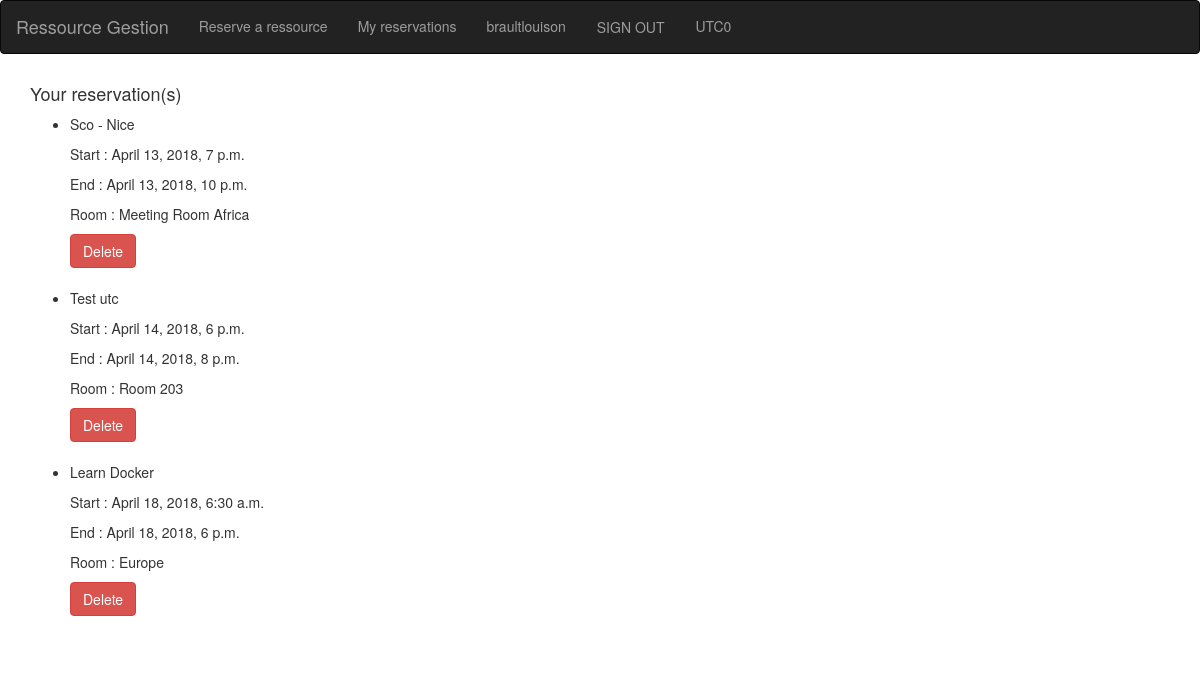
The page /myreservation/ (signed in) on the database its author committed.
### reservation/models.py (models this page shows, shortened)
class Reservation(models.Model):
    room = models.ForeignKey(Room, on_delete=models.CASCADE)
    startTime = models.DateTimeField('start date')
    endTime = models.DateTimeField('end date')
    reason = models.CharField(max_length=200)
    owner = models.ForeignKey('auth.User', related_name='reservation', on_delete=models.CASCADE)

class Room(models.Model):
    name = models.CharField(max_length=200)
    def __str__(self):
        return self.name

### reservation/views.py (the view)
# urls.py: url(r'^myreservation/$', views.myReservation, name='myReservation'),
def myReservation(request):
    reservation_list = Reservation.objects.filter(owner=request.user)
    context = {'reservation_list': reservation_list}
    return render(request, 'reservation/myReservation.html', context)

### reservation/templates/reservation/myReservation.html (shortened to what this page needs)
{% extends 'reservation/layout.html' %}
{% block content %}
  <div class="container">
  	{% if reservation_list %}
  			<h4>Your reservation(s) </h4>
  	    <ul>
  	    {% for reservation in reservation_list %}
  	        <li>
              <p>{{ reservation.reason }}</p>
              <p>Start : {{ reservation.startTime }}</p>
              <p>End : {{ reservation.endTime }}</p>
              <p>Room : {{ reservation.room }}</p>
              <button class="btn btn-danger" idResa="{{ reservation.id }}" >Delete</button>
            </li>
            <br>
  	    {% endfor %}
  	    </ul>
        {% load static %}
  	{% else %}
  	    <p>You don't have any reservation yet</p>
  	{% endif %}
  </div>
{% endblock %}

### reservation/templates/reservation/layout.html (shortened to what this page needs)
<link rel="stylesheet" href="https://maxcdn.bootstrapcdn.com/bootstrap/3.3.7/css/bootstrap.min.css">
<link rel='stylesheet' href='https://cdnjs.cloudflare.com/ajax/libs/fullcalendar/3.9.0/fullcalendar.min.css' />
{% load static %}
<nav class="navbar navbar-inverse">
  <div class="container-fluid">
    <div class="navbar-header">
      <a class="navbar-brand" href="/">Ressource Gestion</a>
    </div>
    <ul class="nav navbar-nav">
      {% if user.is_authenticated %}
        <li><a href="/reserve">Reserve a ressource</a></li>
        <li><a href="/myreservation">My reservations</a></li>
        <li><a id="username" username="{{ user.username }}">{{ user.username }}</a></li>
        <li><a class="btn" href="/api-auth/logout/?next=/">SIGN OUT</a></li>
	    {% else %}
        <li><a class="btn" href="{% url 'social:begin' 'google-oauth2' %}">SIGN IN</a></li>
	    {% endif %}
        <li><a id="utcOffset"></a></li>
    </ul>
  </div>
</nav>
{% block content %}
{% endblock %}

### rows shown on the page
Reservation: reason "Sco - Nice", startTime "April 13, 2018, 7 p.m.", endTime "April 13, 2018, 10 p.m.", room "Meeting Room Africa"
Reservation: reason "Test utc", startTime "April 14, 2018, 6 p.m.", endTime "April 14, 2018, 8 p.m.", room "Room 203"
Reservation: reason "Learn Docker", startTime "April 18, 2018, 6:30 a.m.", endTime "April 18, 2018, 6 p.m.", room "Europe"

### other values the page prints
{{ user.username }} "braultlouison"
